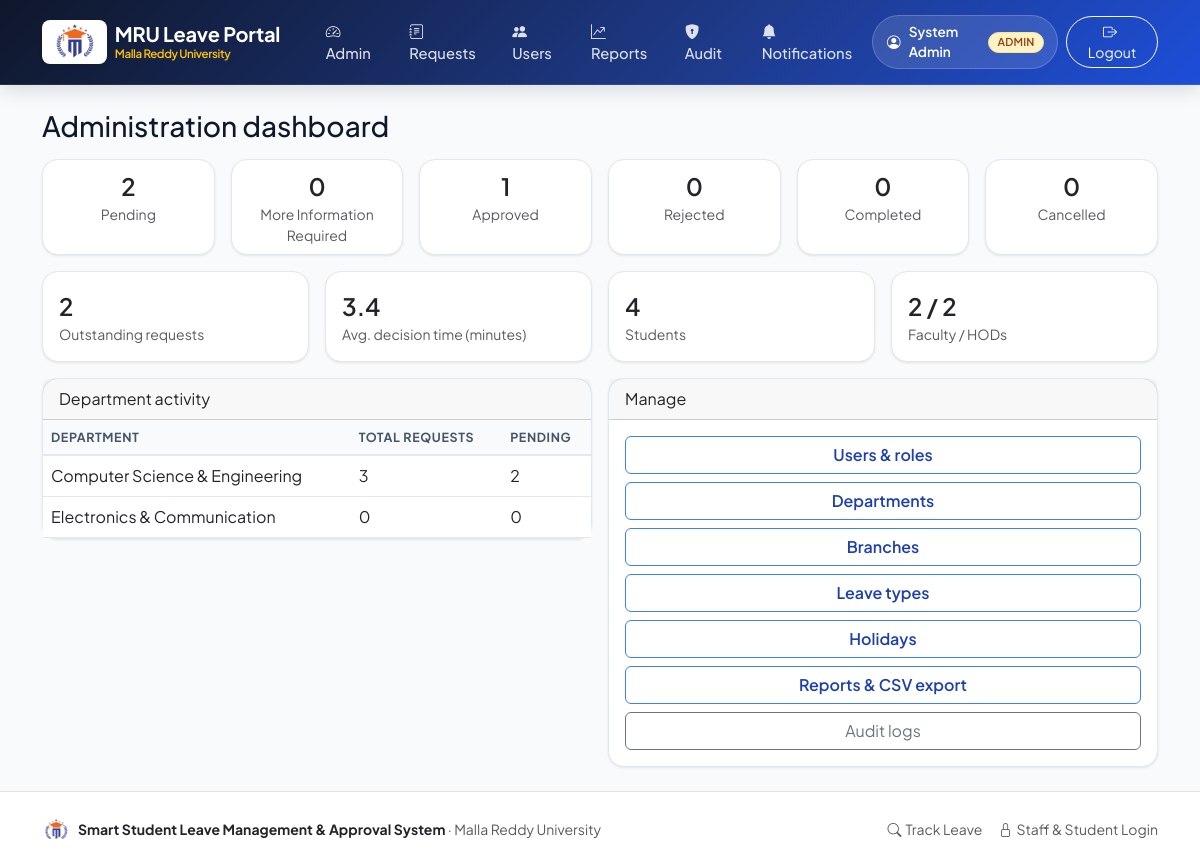
Page /admin/ (signed in) on the committed database.
### tables this page shows
CREATE TABLE users (
    id INTEGER PRIMARY KEY AUTOINCREMENT,
    name TEXT NOT NULL,
    roll_no TEXT,
    email TEXT NOT NULL COLLATE NOCASE UNIQUE,
    password_hash TEXT NOT NULL,
    role TEXT NOT NULL CHECK (role IN ('student', 'faculty', 'hod', 'admin')),
    department_id INTEGER REFERENCES departments(id),
    branch_id INTEGER REFERENCES branches(id),
    active INTEGER NOT NULL DEFAULT 1,
    created_at TEXT NOT NULL
);

CREATE TABLE leave_requests (
    id INTEGER PRIMARY KEY AUTOINCREMENT,
    request_no TEXT NOT NULL UNIQUE,
    student_id INTEGER NOT NULL REFERENCES users(id),
    leave_type_id INTEGER NOT NULL REFERENCES leave_types(id),
    start_date TEXT NOT NULL,
    end_date TEXT NOT NULL,
    reason TEXT NOT NULL,
    contact_info TEXT NOT NULL,
    attachment_path TEXT,
    status TEXT NOT NULL DEFAULT 'Pending'
        CHECK (status IN ('Draft', 'Pending', 'More Information Required', 'Approved', 'Rejected', 'Cancelled', 'Completed')),
    current_level INTEGER NOT NULL DEFAULT 1,
    created_at TEXT NOT NULL,
    updated_at TEXT NOT NULL
);

CREATE TABLE departments (
    id INTEGER PRIMARY KEY AUTOINCREMENT,
    name TEXT NOT NULL,
    code TEXT NOT NULL UNIQUE,
    active INTEGER NOT NULL DEFAULT 1
);

### leave_management/admin_views.py (the view)
@bp.route("/")
@roles_required("admin")
def dashboard():
    counts = {
        s["status"]: s["n"]
        for s in query("SELECT status, COUNT(*) AS n FROM leave_requests GROUP BY status")
    }
    users_by_role = {r["role"]: r["n"] for r in query("SELECT role, COUNT(*) AS n FROM users GROUP BY role")}
    dept_activity = query(
        """SELECT d.name AS department_name, COUNT(r.id) AS requests,
                  SUM(CASE WHEN r.status = 'Pending' THEN 1 ELSE 0 END) AS pending
           FROM departments d
           LEFT JOIN users s ON s.department_id = d.id
           LEFT JOIN leave_requests r ON r.student_id = s.id
           GROUP BY d.id ORDER BY d.name"""
    )
    approval_time = query(
        """SELECT AVG((julianday(a.action_time) - julianday(r.created_at)) * 24 * 60) AS minutes
           FROM approvals a JOIN leave_requests r ON r.id = a.request_id
           WHERE a.action IN ('Approved', 'Rejected') AND r.current_level IN (1, 2)""",
        one=True,
    )
    outstanding = query(
        "SELECT COUNT(*) AS n FROM leave_requests WHERE status IN ('Pending', 'More Information Required')",
        one=True,
    )["n"]
    return render_template(
        "admin/dashboard.html",
        counts=counts,
        users_by_role=users_by_role,
        dept_activity=dept_activity,
        avg_minutes=round(approval_time["minutes"], 1) if approval_time and approval_time["minutes"] else None,
        outstanding=outstanding,
    )

### leave_management/db.py (called while the page is built)
def get_db() -> sqlite3.Connection:
    if "db" not in g:
        g.db = sqlite3.connect(current_app.config["DATABASE"])
        g.db.row_factory = sqlite3.Row
        g.db.execute("PRAGMA foreign_keys = ON")
    return g.db

def query(sql: str, args=(), one: bool = False):
    cur = get_db().execute(sql, args)
    rows = cur.fetchall()
    cur.close()
    if one:
        return rows[0] if rows else None
    return rows

### leave_management/notify.py (called while the page is built)
def unread_count(user_id) -> int:
    row = query(
        "SELECT COUNT(*) AS n FROM notifications WHERE recipient_id = ? AND is_read = 0 AND channel = 'in_app'",
        (user_id,),
        one=True,
    )
    return row["n"] if row else 0

### leave_management/security.py (called while the page is built)
def load_user():
    user_id = session.get("user_id")
    g.user = None
    if user_id:
        g.user = query(
            """SELECT u.*, d.name AS department_name, b.name AS branch_name
               FROM users u
               LEFT JOIN departments d ON d.id = u.department_id
               LEFT JOIN branches b ON b.id = u.branch_id
               WHERE u.id = ? AND u.active = 1""",
            (user_id,),
            one=True,
        )
        if g.user is None:
            session.pop("user_id", None)

def roles_required(*roles):
    def decorator(view):
        @wraps(view)
        def wrapper(*args, **kwargs):
            if g.user is None:
                flash("Please sign in to continue.", "warning")
                return redirect(url_for("auth.login", next=request.path))
            if g.user["role"] not in roles:
                abort(403)
            return view(*args, **kwargs)
        return wrapper
    return decorator

### templates/admin/dashboard.html (shortened to what this page needs)
{% extends "base.html" %}
{% from "_macros.html" import status_badge %}
{% block content %}
<h3 class="mb-3">Administration dashboard</h3>
<div class="row g-3 mb-3">
  {% for label, key in [('Pending', 'Pending'), ('More Information Required', 'More Information Required'), ('Approved', 'Approved'), ('Rejected', 'Rejected'), ('Completed', 'Completed'), ('Cancelled', 'Cancelled')] %}
  <div class="col-6 col-md-4 col-xl-2">
    <div class="card text-center h-100">
      <div class="card-body py-2">
        <div class="fs-4 fw-semibold">{{ counts.get(key, 0) }}</div>
        <div class="small text-muted">{{ label }}</div>
      </div>
    </div>
  </div>
  {% endfor %}
</div>
<div class="row g-3 mb-3">
  <div class="col-md-3">
    <div class="card h-100"><div class="card-body">
      <div class="fs-4 fw-semibold">{{ outstanding }}</div>
      <div class="text-muted small">Outstanding requests</div>
    </div></div>
  </div>
  <div class="col-md-3">
    <div class="card h-100"><div class="card-body">
      <div class="fs-4 fw-semibold">{{ avg_minutes if avg_minutes is not none else '—' }}</div>
      <div class="text-muted small">Avg. decision time (minutes)</div>
    </div></div>
  </div>
  <div class="col-md-3">
    <div class="card h-100"><div class="card-body">
      <div class="fs-4 fw-semibold">{{ users_by_role.get('student', 0) }}</div>
      <div class="text-muted small">Students</div>
    </div></div>
  </div>
  <div class="col-md-3">
    <div class="card h-100"><div class="card-body">
      <div class="fs-4 fw-semibold">{{ users_by_role.get('faculty', 0) }} / {{ users_by_role.get('hod', 0) }}</div>
      <div class="text-muted small">Faculty / HODs</div>
    </div></div>
  </div>
</div>
<div class="row g-3">
  <div class="col-lg-6">
    <div class="card">
      <div class="card-header">Department activity</div>
      <table class="table mb-0 align-middle">
        <thead class="table-light"><tr><th>Department</th><th>Total requests</th><th>Pending</th></tr></thead>
        <tbody>
          {% for d in dept_activity %}
          <tr>
            <td>{{ d.department_name }}</td>
            <td>{{ d.requests or 0 }}</td>
            <td>{{ d.pending or 0 }}</td>
          </tr>
          {% endfor %}
        </tbody>
      </table>
    </div>
  </div>
  <div class="col-lg-6">
    <div class="card">
      <div class="card-header">Manage</div>
      <div class="card-body d-grid gap-2">
        <a class="btn btn-outline-primary" href="{{ url_for('admin.users') }}">Users &amp; roles</a>
        <a class="btn btn-outline-primary" href="{{ url_for('admin.departments') }}">Departments</a>
        <a class="btn btn-outline-primary" href="{{ url_for('admin.branches') }}">Branches</a>
        <a class="btn btn-outline-primary" href="{{ url_for('admin.leave_types') }}">Leave types</a>
        <a class="btn btn-outline-primary" href="{{ url_for('admin.holidays') }}">Holidays</a>
        <a class="btn btn-outline-primary" href="{{ url_for('admin.reports') }}">Reports &amp; CSV export</a>
        <a class="btn btn-outline-secondary" href="{{ url_for('admin.audit_logs') }}">Audit logs</a>
      </div>
    </div>
  </div>
</div>
{% endblock %}

### templates/base.html (shortened to what this page needs)
<!DOCTYPE html>
<html lang="en">
<head>
  <link href="https://cdn.jsdelivr.net/npm/bootstrap@5.3.0/dist/css/bootstrap.min.css" rel="stylesheet">
  <link href="https://cdn.jsdelivr.net/npm/bootstrap-icons@1.11.3/font/bootstrap-icons.min.css" rel="stylesheet">
  <link href="{{ url_for('static', filename='styles.css') }}" rel="stylesheet">
</head>
<body>
<nav class="navbar navbar-expand-lg mru-navbar no-print">
  <div class="container">
    <a class="navbar-brand mru-brand-title d-flex align-items-center gap-2" href="{{ url_for('main.dashboard') }}">
      <div class="bg-white rounded-3 px-2 py-1 shadow-sm d-flex align-items-center justify-content-center border border-white border-opacity-50" style="height: 44px;">
        <img src="{{ url_for('static', filename='images/mru-logo.png') }}" alt="Malla Reddy University" style="height: 36px; width: auto; object-fit: contain;">
      </div>
      <div class="d-flex flex-column">
        <span class="fw-bold fs-5 text-white" style="letter-spacing: -0.01em; line-height: 1.15;">MRU Leave Portal</span>
        <span class="text-warning small" style="font-size: 0.72rem; font-weight: 600;">Malla Reddy University</span>
      </div>
    </a>
    <div class="collapse navbar-collapse" id="nav">
      <ul class="navbar-nav me-auto ps-lg-3">
        {% if current_user %}
          {% if current_user.role == 'student' %}
            <li class="nav-item"><a class="nav-link" href="{{ url_for('student.dashboard') }}"><i class="bi bi-grid-fill me-1"></i> Dashboard</a></li>
            <li class="nav-item"><a class="nav-link" href="{{ url_for('student.new_request') }}"><i class="bi bi-file-earmark-plus-fill me-1"></i> Apply for Leave</a></li>
            <li class="nav-item"><a class="nav-link" href="{{ url_for('student.balances') }}"><i class="bi bi-clock-history me-1"></i> Leave Balance</a></li>
          {% elif current_user.role in ('faculty', 'hod') %}
            <li class="nav-item"><a class="nav-link" href="{{ url_for('review.dashboard') }}"><i class="bi bi-clipboard-check-fill me-1"></i> Review Queue</a></li>
          {% elif current_user.role == 'admin' %}
            <li class="nav-item"><a class="nav-link" href="{{ url_for('admin.dashboard') }}"><i class="bi bi-speedometer2 me-1"></i> Admin</a></li>
            <li class="nav-item"><a class="nav-link" href="{{ url_for('review.dashboard') }}"><i class="bi bi-journal-text me-1"></i> Requests</a></li>
            <li class="nav-item"><a class="nav-link" href="{{ url_for('admin.users') }}"><i class="bi bi-people-fill me-1"></i> Users</a></li>
            <li class="nav-item"><a class="nav-link" href="{{ url_for('admin.reports') }}"><i class="bi bi-graph-up-arrow me-1"></i> Reports</a></li>
            <li class="nav-item"><a class="nav-link" href="{{ url_for('admin.audit_logs') }}"><i class="bi bi-shield-lock-fill me-1"></i> Audit</a></li>
          {% endif %}
          <li class="nav-item">
            <a class="nav-link" href="{{ url_for('main.notifications') }}">
              <i class="bi bi-bell-fill me-1"></i> Notifications
            </a>
          </li>
        {% else %}
          <li class="nav-item"><a class="nav-link" href="{{ url_for('main.dashboard') }}"><i class="bi bi-house-door-fill me-1"></i> Home</a></li>
          <li class="nav-item"><a class="nav-link" href="{{ url_for('main.track') }}"><i class="bi bi-search me-1"></i> Track Leave</a></li>
        {% endif %}
      </ul>
      <ul class="navbar-nav align-items-lg-center gap-2">
        {% if current_user %}
          <li class="nav-item">
            <div class="user-pill">
              <i class="bi bi-person-circle"></i>
              <span>{{ current_user.name }}</span>
              <span class="badge bg-warning text-dark text-uppercase py-1 px-2" style="font-size: 0.68rem;">{{ current_user.role }}</span>
            </div>
          </li>
          <li class="nav-item">
            <form method="post" action="{{ url_for('auth.logout') }}" class="d-inline">
              <button class="btn btn-outline-light btn-sm px-3 rounded-pill">
                <i class="bi bi-box-arrow-right me-1"></i> Logout
              </button>
            </form>
          </li>
        {% endif %}
      </ul>
    </div>
  </div>
</nav>
<main class="container py-4">
  {% block content %}{% endblock %}
</main>
<footer class="mt-auto py-4 bg-white border-top text-muted small no-print">
  <div class="container d-flex flex-column flex-md-row justify-content-between align-items-center gap-3">
    <div class="d-flex align-items-center gap-2">
      <img src="{{ url_for('static', filename='images/mru-logo.png') }}" alt="MRU Logo" style="height: 28px; width: 28px; object-fit: contain;">
      <span><strong class="text-dark">Smart Student Leave Management &amp; Approval System</strong> &middot; Malla Reddy University</span>
    </div>
    <div class="d-flex gap-3">
      <a href="{{ url_for('main.track') }}" class="text-decoration-none text-muted"><i class="bi bi-search me-1"></i>Track Leave</a>
      <a href="{{ url_for('auth.login') }}" class="text-decoration-none text-muted"><i class="bi bi-lock me-1"></i>Staff &amp; Student Login</a>
    </div>
  </div>
</footer>
</body>
</html>

### static/styles.css (style rules this page uses)
:root { --primary: #1e40af; --primary-dark: #1e3a8a; --primary-light: #3b82f6; --primary-soft: #eff6ff; --primary-gradient: linear-gradient(135deg, #1e3a8a 0%, #2563eb 50%, #3b82f6 100%); --hero-gradient: linear-gradient(135deg, #0f172a 0%, #1e3a8a 60%, #1d4ed8 100%); --accent-gold: #f59e0b; --accent-gold-soft: #fef3c7; --success: #10b981; --warning: #f59e0b; --danger: #ef4444; --info: #06b6d4; --slate-50: #f8fafc; --slate-100: #f1f5f9; --slate-200: #e2e8f0; --slate-300: #cbd5e1; --slate-600: #475569; --slate-700: #334155; --slate-900: #0f172a; --shadow-sm: 0 1px 3px rgba(0, 0, 0, 0.06), 0 1px 2px rgba(0, 0, 0, 0.04); --shadow-md: 0 4px 6px -1px rgba(0, 0, 0, 0.07), 0 2px 4px -2px rgba(0, 0, 0, 0.05); --shadow-lg: 0 10px 25px -3px rgba(15, 23, 42, 0.08), 0 4px 10px -4px rgba(15, 23, 42, 0.04); --shadow-xl: 0 20px 30px -5px rgba(15, 23, 42, 0.12), 0 8px 12px -6px rgba(15, 23, 42, 0.06); --radius-sm: 0.375rem; --radius-md: 0.75rem; --radius-lg: 1rem; --radius-xl: 1.5rem; }
body { font-family: 'Plus Jakarta Sans', 'Inter', -apple-system, BlinkMacSystemFont, "Segoe UI", Roboto, sans-serif; background-color: var(--slate-50); color: var(--slate-900); min-height: 100vh; display: flex; flex-direction: column; -webkit-font-smoothing: antialiased; }
main { flex: 1 0 auto; }
.mru-navbar { background: var(--hero-gradient) !important; box-shadow: 0 4px 20px rgba(15, 23, 42, 0.15); border-bottom: 1px solid rgba(255, 255, 255, 0.1); padding: 0.75rem 0; }
.mru-brand-title { font-weight: 800; letter-spacing: -0.02em; font-size: 1.25rem; color: #ffffff !important; display: flex; align-items: center; gap: 0.6rem; }
.nav-link { font-weight: 500; font-size: 0.92rem; color: rgba(255, 255, 255, 0.85) !important; padding: 0.5rem 0.85rem !important; border-radius: 0.5rem; transition: all 0.2s ease; }
.user-pill { background: rgba(255, 255, 255, 0.12); border: 1px solid rgba(255, 255, 255, 0.2); padding: 0.35rem 0.85rem; border-radius: 9999px; color: #ffffff; font-size: 0.85rem; font-weight: 600; display: flex; align-items: center; gap: 0.5rem; }
.card { border: 1px solid var(--slate-200); border-radius: var(--radius-lg); background: #ffffff; box-shadow: var(--shadow-sm); transition: transform 0.2s ease, box-shadow 0.2s ease, border-color 0.2s ease; }
.badge { font-weight: 600; letter-spacing: 0.02em; padding: 0.4rem 0.75rem; border-radius: 9999px; font-size: 0.78rem; }
.badge.bg-warning, .badge-pending { background-color: #fef3c7 !important; color: #92400e !important; border: 1px solid #fde68a; }
.btn-outline-primary { border-color: var(--primary-light); color: var(--primary); font-weight: 600; }
.table { border-color: var(--slate-200); }
.table thead th { background-color: var(--slate-50); color: var(--slate-600); font-size: 0.78rem; font-weight: 700; text-transform: uppercase; letter-spacing: 0.05em; border-bottom: 2px solid var(--slate-200); }

### rows in the picture
users: name "System Admin", role "ADMIN"
leave_requests: get "2", status "Pending"
leave_requests: get "1", status "Approved"
departments: department_name "Computer Science & Engineering", requests "3", pending "2"
departments: department_name "Electronics & Communication", requests "0", pending "0"

### other values in the picture
{{ counts.get(key, 0) }} "0" "0" "0" "0"
{{ label }} "More Information Required" "Rejected" "Completed" "Cancelled"
{{ outstanding }} "2"
{{ avg_minutes if avg_minutes is not none else '—' }} "3.4"
{{ users_by_role.get('student', 0) }} "4"
{{ users_by_role.get('faculty', 0) }} "2"
{{ users_by_role.get('hod', 0) }} "2"
